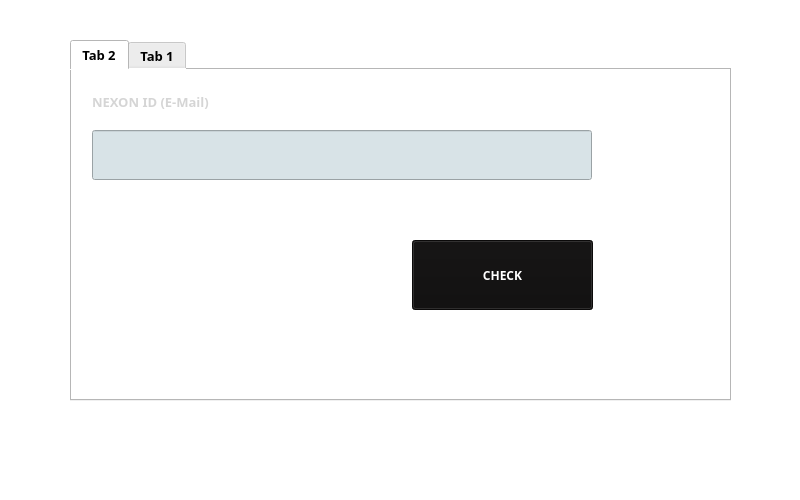
<?xml version="1.0" encoding="UTF-8"?>
<ui version="4.0">
 <class>MainWindow</class>
 <widget class="QMainWindow" name="MainWindow">
  <property name="geometry">
   <rect>
    <x>0</x>
    <y>0</y>
    <width>800</width>
    <height>500</height>
   </rect>
  </property>
  <property name="windowTitle">
   <string>MainWindow</string>
  </property>
  <property name="styleSheet">
   <string notr="true">background-color: white;
</string>
  </property>
  <widget class="QWidget" name="centralwidget">
   <widget class="QTabWidget" name="chooseIDPW">
    <property name="geometry">
     <rect>
      <x>70</x>
      <y>40</y>
      <width>661</width>
      <height>361</height>
     </rect>
    </property>
    <property name="font">
     <font>
      <family>Berlin Sans FB Demi</family>
      <pointsize>10</pointsize>
      <weight>75</weight>
      <bold>true</bold>
     </font>
    </property>
    <property name="currentIndex">
     <number>0</number>
    </property>
    <widget class="QWidget" name="findPW">
     <attribute name="title">
      <string>Tab 2</string>
     </attribute>
     <widget class="QLabel" name="logo1">
      <property name="geometry">
       <rect>
        <x>20</x>
        <y>20</y>
        <width>491</width>
        <height>24</height>
       </rect>
      </property>
      <property name="font">
       <font>
        <family>Berlin Sans FB Demi</family>
        <pointsize>10</pointsize>
        <weight>75</weight>
        <bold>true</bold>
       </font>
      </property>
      <property name="styleSheet">
       <string notr="true">color : #D5D5D5;</string>
      </property>
      <property name="text">
       <string>NEXON ID (E-Mail)</string>
      </property>
     </widget>
     <widget class="QLineEdit" name="enterId">
      <property name="geometry">
       <rect>
        <x>20</x>
        <y>60</y>
        <width>500</width>
        <height>50</height>
       </rect>
      </property>
      <property name="font">
       <font>
        <family>Berlin Sans FB Demi</family>
        <pointsize>9</pointsize>
        <weight>75</weight>
        <bold>true</bold>
       </font>
      </property>
      <property name="styleSheet">
       <string notr="true">background-color: #D8E3E7;
border:2px solid #F;</string>
      </property>
      <property name="text">
       <string/>
      </property>
     </widget>
     <widget class="QToolButton" name="buttonCheck">
      <property name="geometry">
       <rect>
        <x>340</x>
        <y>170</y>
        <width>181</width>
        <height>70</height>
       </rect>
      </property>
      <property name="font">
       <font>
        <family>Berlin Sans FB</family>
        <weight>75</weight>
        <bold>true</bold>
       </font>
      </property>
      <property name="cursor">
       <cursorShape>PointingHandCursor</cursorShape>
      </property>
      <property name="styleSheet">
       <string notr="true">background-color: #0F0E0E;
color: #ffffff;</string>
      </property>
      <property name="text">
       <string>CHECK</string>
      </property>
     </widget>
    </widget>
    <widget class="QWidget" name="findID">
     <attribute name="title">
      <string>Tab 1</string>
     </attribute>
     <widget class="QLineEdit" name="enterNumber">
      <property name="geometry">
       <rect>
        <x>20</x>
        <y>60</y>
        <width>500</width>
        <height>50</height>
       </rect>
      </property>
      <property name="font">
       <font>
        <family>Berlin Sans FB Demi</family>
        <pointsize>9</pointsize>
        <weight>75</weight>
        <bold>true</bold>
       </font>
      </property>
      <property name="styleSheet">
       <string notr="true">background-color: #D8E3E7;
border:2px solid #F;</string>
      </property>
      <property name="text">
       <string/>
      </property>
     </widget>
     <widget class="QLabel" name="logo2">
      <property name="geometry">
       <rect>
        <x>20</x>
        <y>20</y>
        <width>491</width>
        <height>24</height>
       </rect>
      </property>
      <property name="font">
       <font>
        <family>Berlin Sans FB Demi</family>
        <pointsize>10</pointsize>
        <weight>75</weight>
        <bold>true</bold>
       </font>
      </property>
      <property name="styleSheet">
       <string notr="true">color : #D5D5D5;</string>
      </property>
      <property name="text">
       <string>PHONE NUMBER</string>
      </property>
     </widget>
     <widget class="QToolButton" name="buttonlcheck">
      <property name="geometry">
       <rect>
        <x>330</x>
        <y>180</y>
        <width>181</width>
        <height>70</height>
       </rect>
      </property>
      <property name="font">
       <font>
        <family>Berlin Sans FB</family>
        <weight>75</weight>
        <bold>true</bold>
       </font>
      </property>
      <property name="cursor">
       <cursorShape>PointingHandCursor</cursorShape>
      </property>
      <property name="styleSheet">
       <string notr="true">background-color: #0F0E0E;
color: #ffffff;</string>
      </property>
      <property name="text">
       <string>CHECK</string>
      </property>
     </widget>
    </widget>
   </widget>
  </widget>
 </widget>
 <resources/>
 <connections/>
</ui>
